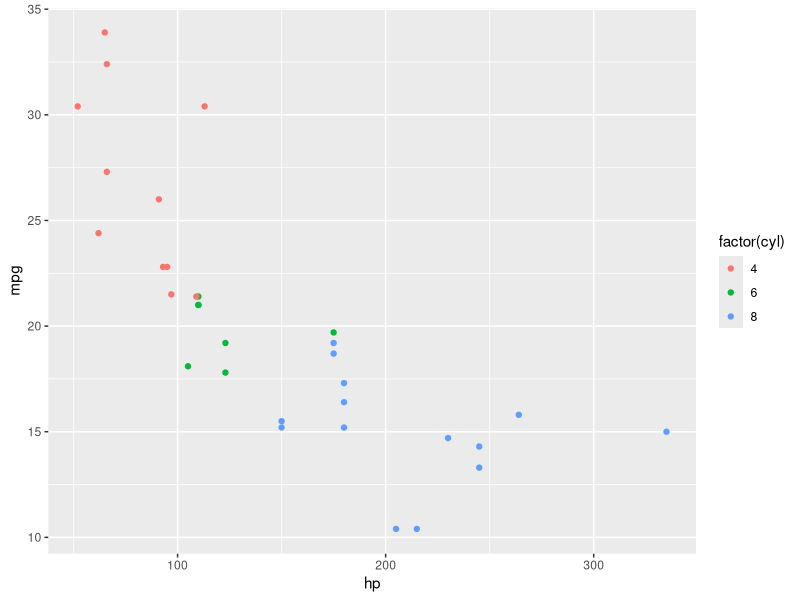

Generate this figure with R:
## ---- chunk 1
library(ggplot2)
ggplot(data=mtcars, aes(x=hp, y=mpg, col=factor(cyl))) + geom_point()
